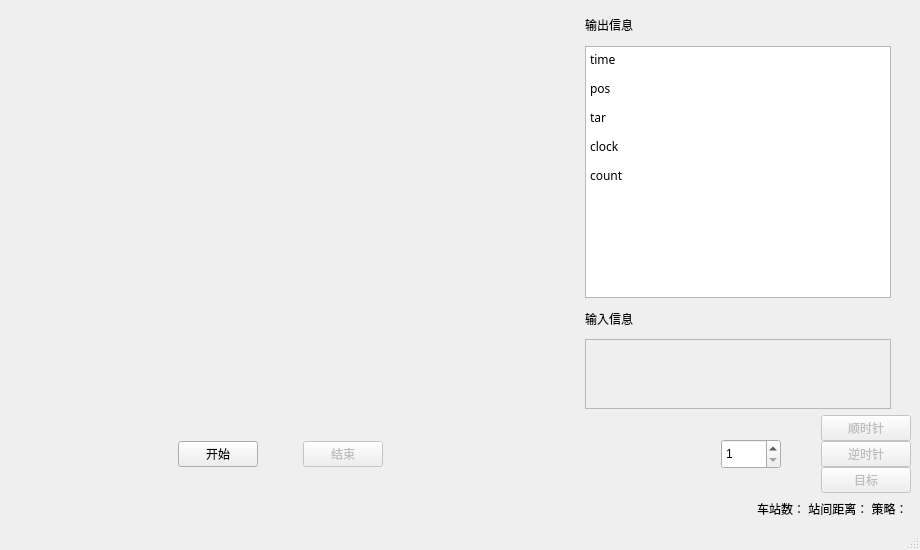
<?xml version="1.0" encoding="UTF-8"?>
<ui version="4.0">
 <class>MainWindow</class>
 <widget class="QMainWindow" name="MainWindow">
  <property name="geometry">
   <rect>
    <x>0</x>
    <y>0</y>
    <width>920</width>
    <height>550</height>
   </rect>
  </property>
  <property name="sizePolicy">
   <sizepolicy hsizetype="Minimum" vsizetype="Minimum">
    <horstretch>0</horstretch>
    <verstretch>0</verstretch>
   </sizepolicy>
  </property>
  <property name="minimumSize">
   <size>
    <width>920</width>
    <height>550</height>
   </size>
  </property>
  <property name="windowTitle">
   <string>MainWindow</string>
  </property>
  <property name="iconSize">
   <size>
    <width>24</width>
    <height>24</height>
   </size>
  </property>
  <widget class="QWidget" name="centralwidget">
   <property name="sizePolicy">
    <sizepolicy hsizetype="Expanding" vsizetype="Expanding">
     <horstretch>0</horstretch>
     <verstretch>0</verstretch>
    </sizepolicy>
   </property>
   <layout class="QVBoxLayout" name="verticalLayout">
    <item>
     <layout class="QHBoxLayout" name="display" stretch="1,7,1,4,1">
      <property name="spacing">
       <number>0</number>
      </property>
      <item>
       <spacer name="horizontalSpacer">
        <property name="orientation">
         <enum>Qt::Horizontal</enum>
        </property>
        <property name="sizeType">
         <enum>QSizePolicy::Maximum</enum>
        </property>
        <property name="sizeHint" stdset="0">
         <size>
          <width>20</width>
          <height>20</height>
         </size>
        </property>
       </spacer>
      </item>
      <item>
       <widget class="canvas" name="paint" native="true"/>
      </item>
      <item>
       <spacer name="horizontalSpacer_2">
        <property name="orientation">
         <enum>Qt::Horizontal</enum>
        </property>
        <property name="sizeType">
         <enum>QSizePolicy::Maximum</enum>
        </property>
        <property name="sizeHint" stdset="0">
         <size>
          <width>20</width>
          <height>20</height>
         </size>
        </property>
       </spacer>
      </item>
      <item>
       <layout class="QVBoxLayout" name="out" stretch="2,16,2,2">
        <property name="spacing">
         <number>5</number>
        </property>
        <item>
         <widget class="QLabel" name="label">
          <property name="sizePolicy">
           <sizepolicy hsizetype="Maximum" vsizetype="Preferred">
            <horstretch>0</horstretch>
            <verstretch>0</verstretch>
           </sizepolicy>
          </property>
          <property name="maximumSize">
           <size>
            <width>310</width>
            <height>16777215</height>
           </size>
          </property>
          <property name="text">
           <string>输出信息</string>
          </property>
         </widget>
        </item>
        <item>
         <widget class="QTextBrowser" name="OutputInfo">
          <property name="sizePolicy">
           <sizepolicy hsizetype="Maximum" vsizetype="Expanding">
            <horstretch>0</horstretch>
            <verstretch>0</verstretch>
           </sizepolicy>
          </property>
          <property name="maximumSize">
           <size>
            <width>310</width>
            <height>16777215</height>
           </size>
          </property>
          <property name="font">
           <font>
            <family>Cascadia Code</family>
            <pointsize>10</pointsize>
           </font>
          </property>
          <property name="html">
           <string>&lt;!DOCTYPE HTML PUBLIC &quot;-//W3C//DTD HTML 4.0//EN&quot; &quot;http://www.w3.org/TR/REC-html40/strict.dtd&quot;&gt;
&lt;html&gt;&lt;head&gt;&lt;meta name=&quot;qrichtext&quot; content=&quot;1&quot; /&gt;&lt;style type=&quot;text/css&quot;&gt;
p, li { white-space: pre-wrap; }
&lt;/style&gt;&lt;/head&gt;&lt;body style=&quot; font-family:'Cascadia Code'; font-size:10pt; font-weight:400; font-style:normal;&quot;&gt;
&lt;p style=&quot; margin-top:12px; margin-bottom:12px; margin-left:0px; margin-right:0px; -qt-block-indent:0; text-indent:0px;&quot;&gt;&lt;span style=&quot; font-family:'SimSun'; font-size:9pt;&quot;&gt;time&lt;/span&gt;&lt;/p&gt;
&lt;p style=&quot; margin-top:12px; margin-bottom:12px; margin-left:0px; margin-right:0px; -qt-block-indent:0; text-indent:0px;&quot;&gt;&lt;span style=&quot; font-family:'SimSun'; font-size:9pt;&quot;&gt;pos&lt;/span&gt;&lt;/p&gt;
&lt;p style=&quot; margin-top:12px; margin-bottom:12px; margin-left:0px; margin-right:0px; -qt-block-indent:0; text-indent:0px;&quot;&gt;&lt;span style=&quot; font-family:'SimSun'; font-size:9pt;&quot;&gt;tar&lt;/span&gt;&lt;/p&gt;
&lt;p style=&quot; margin-top:12px; margin-bottom:12px; margin-left:0px; margin-right:0px; -qt-block-indent:0; text-indent:0px;&quot;&gt;&lt;span style=&quot; font-family:'SimSun'; font-size:9pt;&quot;&gt;clock&lt;/span&gt;&lt;/p&gt;
&lt;p style=&quot; margin-top:12px; margin-bottom:12px; margin-left:0px; margin-right:0px; -qt-block-indent:0; text-indent:0px;&quot;&gt;&lt;span style=&quot; font-family:'SimSun'; font-size:9pt;&quot;&gt;count&lt;/span&gt;&lt;/p&gt;
&lt;p style=&quot;-qt-paragraph-type:empty; margin-top:12px; margin-bottom:12px; margin-left:0px; margin-right:0px; -qt-block-indent:0; text-indent:0px; font-family:'SimSun'; font-size:9pt;&quot;&gt;&lt;br /&gt;&lt;/p&gt;&lt;/body&gt;&lt;/html&gt;</string>
          </property>
         </widget>
        </item>
        <item>
         <widget class="QLabel" name="label_2">
          <property name="sizePolicy">
           <sizepolicy hsizetype="Maximum" vsizetype="Preferred">
            <horstretch>0</horstretch>
            <verstretch>0</verstretch>
           </sizepolicy>
          </property>
          <property name="maximumSize">
           <size>
            <width>310</width>
            <height>16777215</height>
           </size>
          </property>
          <property name="text">
           <string>输入信息</string>
          </property>
         </widget>
        </item>
        <item>
         <widget class="QPlainTextEdit" name="InputInfo">
          <property name="enabled">
           <bool>false</bool>
          </property>
          <property name="sizePolicy">
           <sizepolicy hsizetype="Maximum" vsizetype="Expanding">
            <horstretch>0</horstretch>
            <verstretch>0</verstretch>
           </sizepolicy>
          </property>
          <property name="maximumSize">
           <size>
            <width>310</width>
            <height>16777215</height>
           </size>
          </property>
          <property name="font">
           <font>
            <family>Cascadia Code</family>
           </font>
          </property>
         </widget>
        </item>
       </layout>
      </item>
      <item>
       <spacer name="horizontalSpacer_4">
        <property name="orientation">
         <enum>Qt::Horizontal</enum>
        </property>
        <property name="sizeType">
         <enum>QSizePolicy::Maximum</enum>
        </property>
        <property name="sizeHint" stdset="0">
         <size>
          <width>20</width>
          <height>20</height>
         </size>
        </property>
       </spacer>
      </item>
     </layout>
    </item>
    <item>
     <spacer name="verticalSpacer">
      <property name="orientation">
       <enum>Qt::Vertical</enum>
      </property>
      <property name="sizeType">
       <enum>QSizePolicy::Maximum</enum>
      </property>
      <property name="sizeHint" stdset="0">
       <size>
        <width>0</width>
        <height>20</height>
       </size>
      </property>
     </spacer>
    </item>
    <item>
     <layout class="QHBoxLayout" name="ctrl" stretch="1,2,2,2,0">
      <property name="spacing">
       <number>0</number>
      </property>
      <item>
       <spacer name="horizontalSpacer_5">
        <property name="orientation">
         <enum>Qt::Horizontal</enum>
        </property>
        <property name="sizeHint" stdset="0">
         <size>
          <width>0</width>
          <height>0</height>
         </size>
        </property>
       </spacer>
      </item>
      <item>
       <layout class="QHBoxLayout" name="play">
        <property name="spacing">
         <number>5</number>
        </property>
        <item>
         <widget class="QPushButton" name="clock">
          <property name="sizePolicy">
           <sizepolicy hsizetype="Fixed" vsizetype="Fixed">
            <horstretch>0</horstretch>
            <verstretch>0</verstretch>
           </sizepolicy>
          </property>
          <property name="minimumSize">
           <size>
            <width>80</width>
            <height>0</height>
           </size>
          </property>
          <property name="maximumSize">
           <size>
            <width>80</width>
            <height>16777215</height>
           </size>
          </property>
          <property name="text">
           <string>开始</string>
          </property>
         </widget>
        </item>
        <item>
         <spacer name="horizontalSpacer_3">
          <property name="orientation">
           <enum>Qt::Horizontal</enum>
          </property>
          <property name="sizeType">
           <enum>QSizePolicy::Fixed</enum>
          </property>
          <property name="sizeHint" stdset="0">
           <size>
            <width>40</width>
            <height>0</height>
           </size>
          </property>
         </spacer>
        </item>
        <item>
         <widget class="QPushButton" name="end">
          <property name="enabled">
           <bool>false</bool>
          </property>
          <property name="sizePolicy">
           <sizepolicy hsizetype="Fixed" vsizetype="Fixed">
            <horstretch>0</horstretch>
            <verstretch>0</verstretch>
           </sizepolicy>
          </property>
          <property name="minimumSize">
           <size>
            <width>80</width>
            <height>0</height>
           </size>
          </property>
          <property name="maximumSize">
           <size>
            <width>80</width>
            <height>16777215</height>
           </size>
          </property>
          <property name="text">
           <string>结束</string>
          </property>
         </widget>
        </item>
       </layout>
      </item>
      <item>
       <spacer name="horizontalSpacer_7">
        <property name="orientation">
         <enum>Qt::Horizontal</enum>
        </property>
        <property name="sizeType">
         <enum>QSizePolicy::Expanding</enum>
        </property>
        <property name="sizeHint" stdset="0">
         <size>
          <width>0</width>
          <height>0</height>
         </size>
        </property>
       </spacer>
      </item>
      <item>
       <layout class="QHBoxLayout" name="horizontalLayout" stretch="3,1,3">
        <item>
         <widget class="QSpinBox" name="selectStation">
          <property name="sizePolicy">
           <sizepolicy hsizetype="Fixed" vsizetype="Fixed">
            <horstretch>0</horstretch>
            <verstretch>0</verstretch>
           </sizepolicy>
          </property>
          <property name="minimumSize">
           <size>
            <width>60</width>
            <height>30</height>
           </size>
          </property>
          <property name="minimum">
           <number>1</number>
          </property>
          <property name="maximum">
           <number>10</number>
          </property>
         </widget>
        </item>
        <item>
         <spacer name="horizontalSpacer_9">
          <property name="orientation">
           <enum>Qt::Horizontal</enum>
          </property>
          <property name="sizeType">
           <enum>QSizePolicy::Fixed</enum>
          </property>
          <property name="sizeHint" stdset="0">
           <size>
            <width>40</width>
            <height>0</height>
           </size>
          </property>
         </spacer>
        </item>
        <item>
         <layout class="QVBoxLayout" name="verticalLayout_2">
          <item>
           <widget class="QPushButton" name="clockwise">
            <property name="enabled">
             <bool>false</bool>
            </property>
            <property name="sizePolicy">
             <sizepolicy hsizetype="Fixed" vsizetype="Fixed">
              <horstretch>0</horstretch>
              <verstretch>0</verstretch>
             </sizepolicy>
            </property>
            <property name="minimumSize">
             <size>
              <width>90</width>
              <height>0</height>
             </size>
            </property>
            <property name="text">
             <string>顺时针</string>
            </property>
           </widget>
          </item>
          <item>
           <widget class="QPushButton" name="counterclockwise">
            <property name="enabled">
             <bool>false</bool>
            </property>
            <property name="sizePolicy">
             <sizepolicy hsizetype="Fixed" vsizetype="Fixed">
              <horstretch>0</horstretch>
              <verstretch>0</verstretch>
             </sizepolicy>
            </property>
            <property name="minimumSize">
             <size>
              <width>90</width>
              <height>0</height>
             </size>
            </property>
            <property name="text">
             <string>逆时针</string>
            </property>
           </widget>
          </item>
          <item>
           <widget class="QPushButton" name="target">
            <property name="enabled">
             <bool>false</bool>
            </property>
            <property name="sizePolicy">
             <sizepolicy hsizetype="Fixed" vsizetype="Fixed">
              <horstretch>0</horstretch>
              <verstretch>0</verstretch>
             </sizepolicy>
            </property>
            <property name="minimumSize">
             <size>
              <width>90</width>
              <height>0</height>
             </size>
            </property>
            <property name="text">
             <string>目标</string>
            </property>
           </widget>
          </item>
         </layout>
        </item>
       </layout>
      </item>
      <item>
       <spacer name="horizontalSpacer_6">
        <property name="orientation">
         <enum>Qt::Horizontal</enum>
        </property>
        <property name="sizeHint" stdset="0">
         <size>
          <width>0</width>
          <height>0</height>
         </size>
        </property>
       </spacer>
      </item>
     </layout>
    </item>
    <item>
     <layout class="QHBoxLayout" name="info">
      <item>
       <spacer name="horizontalSpacer_8">
        <property name="orientation">
         <enum>Qt::Horizontal</enum>
        </property>
        <property name="sizeHint" stdset="0">
         <size>
          <width>40</width>
          <height>20</height>
         </size>
        </property>
       </spacer>
      </item>
      <item>
       <widget class="QLabel" name="param">
        <property name="text">
         <string>车站数： 站间距离： 策略： </string>
        </property>
       </widget>
      </item>
     </layout>
    </item>
   </layout>
  </widget>
  <widget class="QMenuBar" name="menubar">
   <property name="geometry">
    <rect>
     <x>0</x>
     <y>0</y>
     <width>920</width>
     <height>21</height>
    </rect>
   </property>
  </widget>
  <widget class="QStatusBar" name="statusbar"/>
 </widget>
 <customwidgets>
  <customwidget>
   <class>canvas</class>
   <extends>QWidget</extends>
   <header location="global">mainwindow.h</header>
   <container>1</container>
  </customwidget>
 </customwidgets>
 <resources/>
 <connections/>
</ui>
